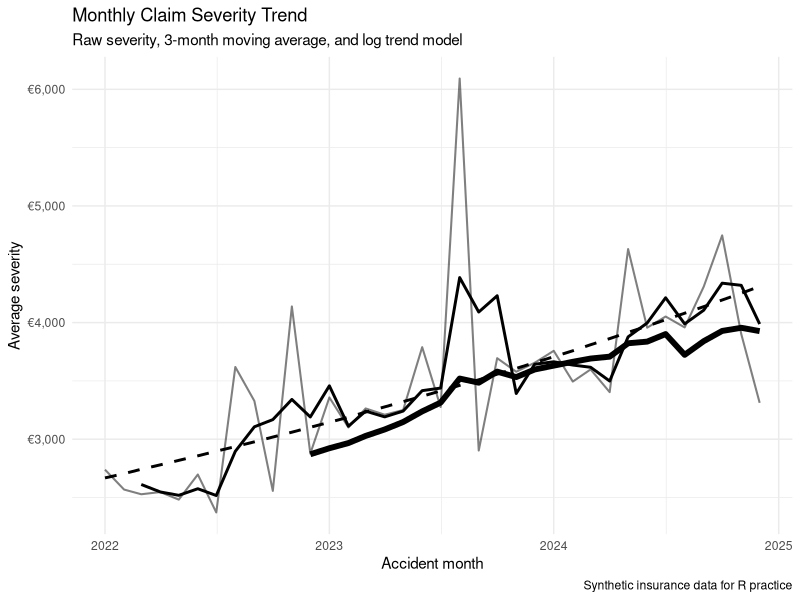
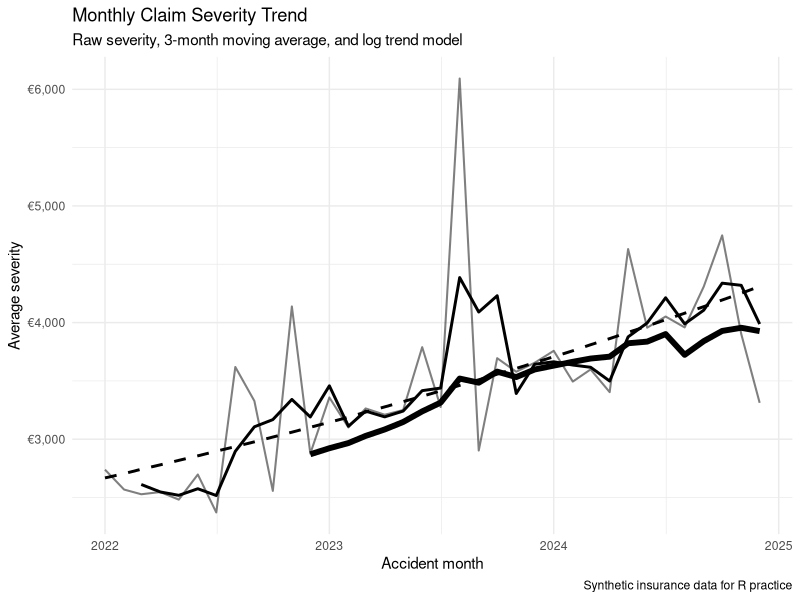

Write R code to recreate these figures, in order.
# ============================================================
# Day 13 - Trend Modeling Basics
# Gen Re Analyst Role Prep
#
# Goal:
# - Create monthly insurance-style claims data
# - Calculate severity
# - Smooth severity with moving averages
# - Fit simple linear and log trend models
# - Export a reporting summary
# ============================================================


# ----------------------------
# 1. Load packages
# ----------------------------

library(tidyverse)
library(lubridate)
library(slider)
library(openxlsx)


# ----------------------------
# 2. Create output folder if needed
# ----------------------------

if (!dir.exists("outputs")) {
  dir.create("outputs")
}


# ----------------------------
# 3. Create synthetic claims data
# ----------------------------
# In a real job, this data would come from Excel, a database, or an RDS file.
# Today we create fake monthly data so we can focus on trend modeling.

set.seed(123)

monthly_claims <- tibble(
  accident_month = seq.Date(
    from = as.Date("2022-01-01"),
    to   = as.Date("2024-12-01"),
    by   = "month"
  )
) %>%
  mutate(
    month_index = row_number(),
    
    # Simulate claim counts.
    # Claims slowly increase over time, but with randomness.
    claim_count = round(rnorm(
      n = n(),
      mean = 80 + month_index * 0.8,
      sd = 8
    )),
    
    # Simulate average severity.
    # Severity also increases over time and has random noise.
    true_avg_severity = 2500 + month_index * 45,
    
    avg_severity_noisy = rnorm(
      n = n(),
      mean = true_avg_severity,
      sd = 350
    ),
    
    # Add some artificial claim spikes.
    # These represent unusually expensive months.
    avg_severity_noisy = case_when(
      accident_month == as.Date("2022-11-01") ~ avg_severity_noisy * 1.45,
      accident_month == as.Date("2023-08-01") ~ avg_severity_noisy * 1.55,
      accident_month == as.Date("2024-05-01") ~ avg_severity_noisy * 1.35,
      TRUE ~ avg_severity_noisy
    ),
    
    # Total claim amount = number of claims * average severity
    claim_amount = claim_count * avg_severity_noisy,
    
    # Simulate premium amount.
    # Premium grows, but not necessarily at exactly the same speed as claims.
    premium_amount = claim_count * (3200 + month_index * 35),
    
    # Create a basic inflation index.
    # 100 is the base level at the start.
    inflation_index = 100 * (1.004 ^ (month_index - 1))
  )


# ----------------------------
# 4. Create monthly reporting table
# ----------------------------
# This is the kind of table an analyst might build before reporting.

trend_tbl <- monthly_claims %>%
  mutate(
    year = year(accident_month),
    quarter = paste0("Q", quarter(accident_month)),
    year_quarter = paste0(year, "-", quarter),
    
    severity = claim_amount / claim_count,
    
    # Inflation-adjusted severity.
    # This converts each month's severity back to the base inflation level.
    severity_inflation_adjusted = severity / (inflation_index / 100),
    
    loss_ratio = claim_amount / premium_amount
  )


# ----------------------------
# 5. Add moving averages
# ----------------------------
# slide_dbl() lets us calculate rolling / moving values.
#
# .before = 2 means:
# current month + 2 months before = 3-month moving average


# Drill #1 was done here on line 131
# I changed it to .before = 3 to make a moving average of 
# 4 months and the line became smoother, because each point uses
# more months
trend_tbl <- trend_tbl %>%
  arrange(accident_month) %>%
  mutate(
    severity_ma_3 = slide_dbl(
      .x = severity,
      .f = mean,
      .before = 2,
      .complete = TRUE # R only calculates the value if it has all 3 months available
    ),
    
    severity_ma_6 = slide_dbl(
      .x = severity,
      .f = mean,
      .before = 5,
      .complete = TRUE # R only calculates the value if it has all 3 months available
    ),
    
    severity_adj_ma_3 = slide_dbl(
      .x = severity_inflation_adjusted,
      .f = mean,
      .before = 2,
      .complete = TRUE # R only calculates the value if it has all 3 months available
    ),
    
    # Drill #2 is right here, added this 12 month moving average and also 
    # added it to the plot
    severity_ma_12 = slide_dbl(
      .x = severity,
      .f = mean,
      .before = 11,
      .complete = TRUE
    )
  )


# ----------------------------
# 6. Fit a simple linear trend model
# ----------------------------
# This asks:
# "How many euros does average severity increase per month?"

linear_model <- lm(
  severity ~ month_index,
  data = trend_tbl
)

linear_summary <- summary(linear_model)

# severity increases by about 45 Euro per month, ceteris paribus
linear_monthly_change <- coef(linear_model)[["month_index"]]


# ----------------------------
# 7. Fit a log trend model
# ----------------------------
# This asks:
# "By approximately what percentage does severity grow each month?"
#
# We use log(severity), because percentage growth is easier to interpret
# with a log model.
#
# For insurance trend work because we usually care about percentage growth

log_model <- lm(
  log(severity) ~ month_index,
  data = trend_tbl
)

log_monthly_growth <- exp(coef(log_model)[["month_index"]]) - 1
log_annual_growth <- exp(12 * coef(log_model)[["month_index"]]) - 1


# ----------------------------
# 8. Add model predictions to the table
# ----------------------------

# very interesting, adding predictions, forecasts based on our linear or log model
# so this is why we build the models
trend_tbl <- trend_tbl %>%
  mutate(
    severity_linear_pred = predict(linear_model, newdata = trend_tbl),
    severity_log_pred = exp(predict(log_model, newdata = trend_tbl))
  )


# ----------------------------
# 9. Create quarterly summary
# ----------------------------
# Important:
# We do NOT average monthly severities directly.
# We recompute severity from totals:
#
# total claims / total claim count
#
# Do not average averages.
# Recalculate the metric from the underlying totals.

quarterly_summary <- trend_tbl %>%
  group_by(year_quarter) %>%
  summarise(
    total_claim_count = sum(claim_count),
    total_claim_amount = sum(claim_amount),
    total_premium = sum(premium_amount),
    
    severity = total_claim_amount / total_claim_count,
    loss_ratio = total_claim_amount / total_premium,
    
    # removes the hidden grouping memory
    .groups = "drop"
  )


# ----------------------------
# 10. Create trend interpretation table
# ----------------------------

trend_interpretation <- tibble(
  metric = c(
    "Linear monthly severity change",
    "Log monthly severity growth",
    "Log annualized severity growth"
  ),
  value = c(
    linear_monthly_change,
    log_monthly_growth,
    log_annual_growth
  ),
  interpretation = c(
    paste0(
      "Average severity increases by about €",
      round(linear_monthly_change, 2),
      " per month."
    ),
    paste0(
      "Average severity grows by about ",
      round(log_monthly_growth * 100, 2),
      "% per month."
    ),
    paste0(
      "Average severity grows by about ",
      round(log_annual_growth * 100, 2),
      "% per year if the monthly trend continues."
    )
  )
)


# ----------------------------
# 11. Plot raw severity, moving average, and model trend
# ----------------------------

severity_trend_plot <- ggplot(trend_tbl, aes(x = accident_month)) +
  geom_line(aes(y = severity), linewidth = 0.7, alpha = 0.5) +
  geom_line(aes(y = severity_ma_3), linewidth = 1) +
  geom_line(aes(y = severity_log_pred), linewidth = 1, linetype = "dashed") +
  
  # Drill #2 addition to the plot
  # The 12-month moving average is much smoother because it uses a full year of data.
  geom_line(aes(y = severity_ma_12), linewidth = 2) +
  labs(
    title = "Monthly Claim Severity Trend",
    subtitle = "Raw severity, 3-month moving average, and log trend model",
    x = "Accident month",
    y = "Average severity",
    caption = "Synthetic insurance data for R practice"
  ) +
  scale_y_continuous(
    labels = scales::label_number(
      prefix = "€",
      big.mark = ","
    )
  ) +
  theme_minimal()

print(severity_trend_plot)


# ----------------------------
# 12. Export plot
# ----------------------------

ggsave(
  filename = "outputs/day_13_severity_trend_plot.png",
  plot = severity_trend_plot,
  width = 9,
  height = 5,
  dpi = 300
)


# ----------------------------
# 13. Export Excel report
# ----------------------------

wb <- createWorkbook()

addWorksheet(wb, "monthly_trend_data")
addWorksheet(wb, "quarterly_summary")
addWorksheet(wb, "trend_interpretation")

writeData(wb, "monthly_trend_data", trend_tbl)
writeData(wb, "quarterly_summary", quarterly_summary)
writeData(wb, "trend_interpretation", trend_interpretation)

saveWorkbook(
  wb,
  file = "outputs/day_13_trend_summary.xlsx",
  overwrite = TRUE
)


# ----------------------------
# 14. Print key outputs
# ----------------------------

cat("\nLinear model interpretation:\n")
cat(
  "Average severity increases by about €",
  round(linear_monthly_change, 2),
  " per month.\n",
  sep = ""
)

cat("\nLog model interpretation:\n")
cat(
  "Average severity grows by about ",
  round(log_monthly_growth * 100, 2),
  "% per month.\n",
  sep = ""
)

cat(
  "Annualized severity growth is about ",
  round(log_annual_growth * 100, 2),
  "% per year.\n",
  sep = ""
)

cat("\nFiles created:\n")
cat("- outputs/day_13_severity_trend_plot.png\n")
cat("- outputs/day_13_trend_summary.xlsx\n")
